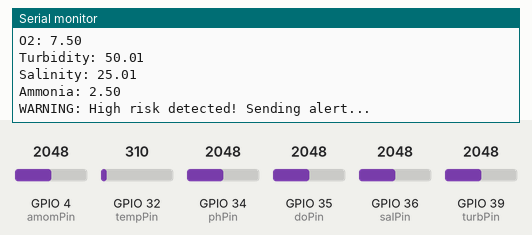
Bench run of a sketch on a simulated ESP32. Shown: the last lines printed to the serial monitor. The inputs (shaded band) are chosen by the test bench; at power-on: GPIO 4 (amomPin) = 2048, GPIO 32 (tempPin) = 310, GPIO 34 (phPin) = 2048, GPIO 35 (doPin) = 2048, GPIO 36 (salPin) = 2048, GPIO 39 (turbPin) = 2048.

Above: at 1.7 s.
1.8 s: GPIO 4 (amomPin) set to 1271
At 11.5 s:
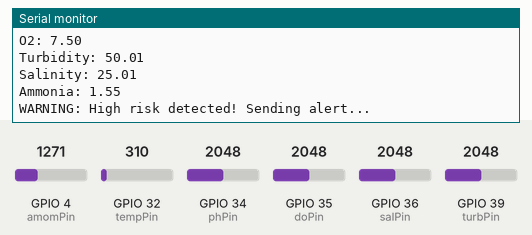
11.8 s: GPIO 4 (amomPin) set to 1194
At 21.8 s:
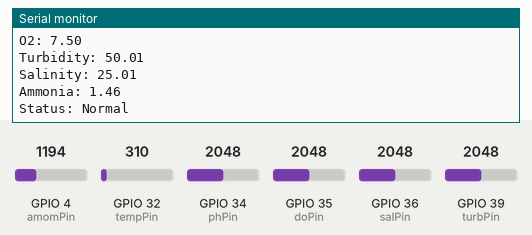
Timing chart, 0 to 23.3 s (numbered marks = the images above; inputs shaded):
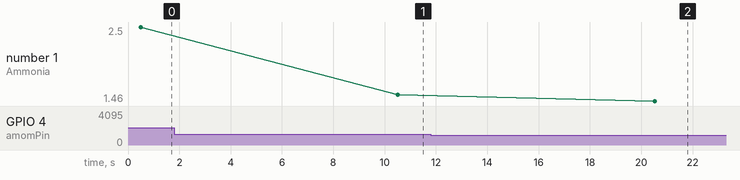

The sketch:

EcoEdge-Sensors.ino
```cpp
#include <WiFi.h>

int tempPin = 32;
int phPin = 34;
int doPin = 35;
int turbPin = 39;
int salPin = 36;
int amomPin = 4;

void setup() {
  Serial.begin(115200);
  delay(500);

  Serial.println("System starting...");

  pinMode(tempPin, INPUT);
  pinMode(phPin, INPUT);
  pinMode(doPin, INPUT);
  pinMode(turbPin, INPUT);
  pinMode(salPin, INPUT);
  pinMode(amomPin, INPUT);
}

void loop() {
  int rTemp = analogRead(tempPin);
  int rPh = analogRead(phPin);
  int rDo = analogRead(doPin);
  int rTurb = analogRead(turbPin);
  int rSal = analogRead(salPin);
  int rAmom = analogRead(amomPin);

  float temp = 15.0 + (rTemp / 4095.0) * 20.0;
  float ph = (rPh / 4095.0) * 14.0;
  float oxy = (rDo / 4095.0) * 15.0;
  float turb = (rTurb / 4095.0) * 100.0;
  float sal = (rSal / 4095.0) * 50.0;
  float amom = (rAmom / 4095.0) * 5.0;

  Serial.println("-----------------");
  Serial.print("Temp: "); Serial.println(temp);
  Serial.print("pH: "); Serial.println(ph);
  Serial.print("O2: "); Serial.println(oxy);
  Serial.print("Turbidity: "); Serial.println(turb);
  Serial.print("Salinity: "); Serial.println(sal);
  Serial.print("Ammonia: "); Serial.println(amom);

  if ((temp > 29.0 && turb > 45.0) || oxy < 4.0 || amom > 1.5) {
    Serial.println("WARNING: High risk detected! Sending alert...");
  } else {
    Serial.println("Status: Normal");
  }

  delay(10000);
}
```

Measured:
- the behaviour switches between 1229 and 1228 on GPIO 4 (amomPin) (found by bisection; images 1 and 2)
- after the input at 1.8 s, the serial monitor: prints a new line after 8.7 s (image 1)
- after the input at 11.8 s, the serial monitor: prints a new line after 8.7 s (image 2)
- plotted number 1: 2.5 → 1.55 after the input at 1.8 s, 1.55 → 1.46 after the input at 11.8 s
